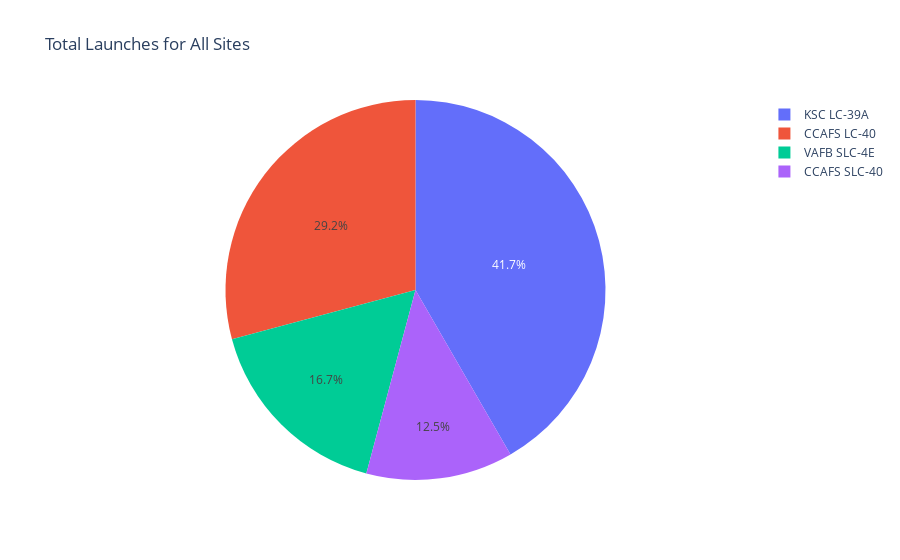
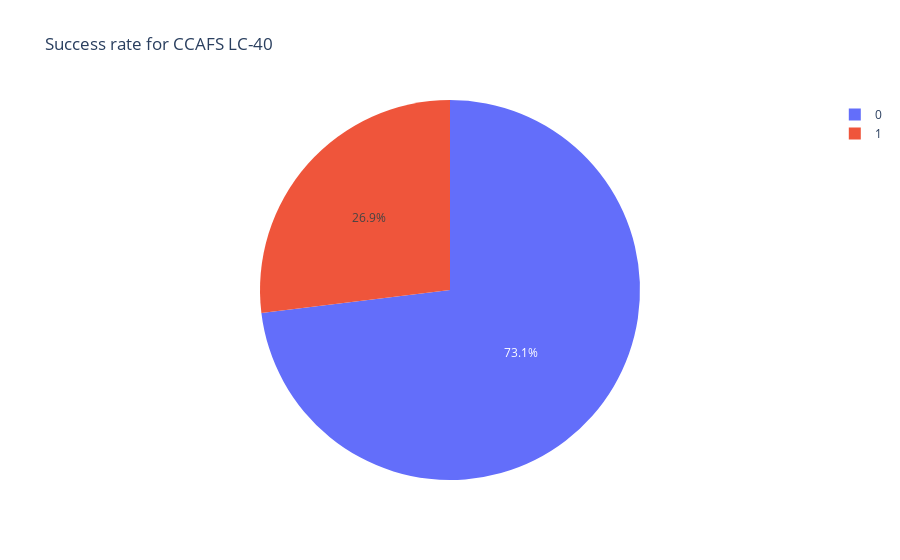

Notebook code cell kept with these figures, in order:
### Markdown cell above
Preparing and debugging the pie chart for the Dash app

### Code cell
#Testing the visualization of the pie chart using all of the launching sites
fig1 = px.pie(data_frame = spacex_df, names='Launch Site', values='class' ,title='Total Launches for All Sites')
fig1.show()

#Using 1 of the launching sites as an example to visualize the pie chart, we will use the CCAFS 
#launching site to validate that the data can be modified
CCAFS = spacex_df.loc[spacex_df['Launch Site'] == 'CCAFS LC-40']

fig2 = px.pie(data_frame = CCAFS, names='class',title='Success rate for CCAFS LC-40')
fig2.show()

### Figure 1 — Plotly figure (JSON) as saved in the notebook; plotly's stock layout.template omitted (floating-point values rounded to 4 significant figures)
{"data": [{"domain": {"x": [0, 1], "y": [0, 1]}, "hovertemplate": "Launch Site=%{label}<br>class=%{value}<extra></extra>", "labels": ["CCAFS LC-40", "CCAFS LC-40", "CCAFS LC-40", "CCAFS LC-40", "CCAFS LC-40", "CCAFS LC-40", "CCAFS LC-40", "CCAFS LC-40", "CCAFS LC-40", "CCAFS LC-40", "CCAFS LC-40", "CCAFS LC-40", "CCAFS LC-40", "CCAFS LC-40", "CCAFS LC-40", "CCAFS LC-40", "CCAFS LC-40", "CCAFS LC-40", "CCAFS LC-40", "CCAFS LC-40", "CCAFS LC-40", "CCAFS LC-40", "CCAFS LC-40", "CCAFS LC-40", "CCAFS LC-40", "CCAFS LC-40", "VAFB SLC-4E", "VAFB SLC-4E", "VAFB SLC-4E", "VAFB SLC-4E", "VAFB SLC-4E", "VAFB SLC-4E", "VAFB SLC-4E", "VAFB SLC-4E", "VAFB SLC-4E", "VAFB SLC-4E", "KSC LC-39A", "KSC LC-39A", "KSC LC-39A", "KSC LC-39A", "KSC LC-39A", "KSC LC-39A", "KSC LC-39A", "KSC LC-39A", "KSC LC-39A", "KSC LC-39A", "KSC LC-39A", "KSC LC-39A", "KSC LC-39A", "CCAFS SLC-40", "CCAFS SLC-40", "CCAFS SLC-40", "CCAFS SLC-40", "CCAFS SLC-40", "CCAFS SLC-40", "CCAFS SLC-40"], "legendgroup": "", "name": "", "showlegend": true, "type": "pie", "values": [0, 0, 0, 0, 0, 0, 0, 0, 0, 0, 0, 0, 0, 0, 0, 0, 0, 1, 1, 0, 1, 1, 1, 0, 1, 1, 0, 0, 1, 1, 1, 1, 0, 0, 0, 0, 1, 0, 1, 1, 0, 1, 1, 0, 1, 1, 1, 1, 1, 1, 1, 0, 0, 0, 1, 0]}], "layout": {"legend": {"tracegroupgap": 0}, "title": {"text": "Total Launches for All Sites"}}}

### Figure 2 — Plotly figure (JSON) as saved in the notebook; plotly's stock layout.template omitted (floating-point values rounded to 4 significant figures)
{"data": [{"domain": {"x": [0, 1], "y": [0, 1]}, "hovertemplate": "class=%{label}<extra></extra>", "labels": [0, 0, 0, 0, 0, 0, 0, 0, 0, 0, 0, 0, 0, 0, 0, 0, 0, 1, 1, 0, 1, 1, 1, 0, 1, 1], "legendgroup": "", "name": "", "showlegend": true, "type": "pie"}], "layout": {"legend": {"tracegroupgap": 0}, "title": {"text": "Success rate for CCAFS LC-40"}}}
